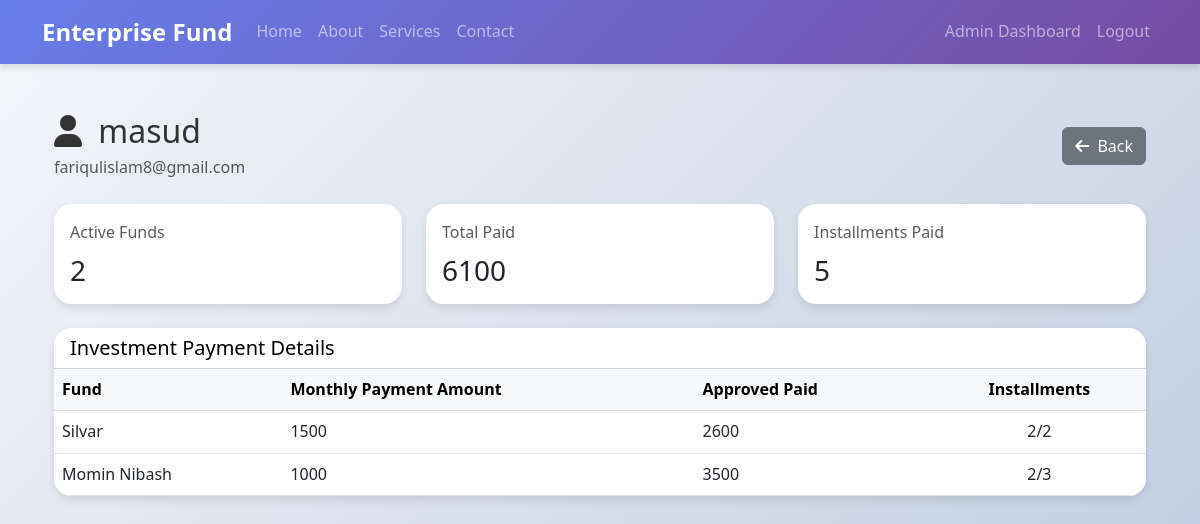
/accounts/admin/investor/11/detail/ (signed in), run on the app's committed database.
### accounts/models.py (models this page shows, shortened)
class CustomUser(AbstractUser):
    ROLE_CHOICES = [
        ('viewer', 'Viewer'),
        ('investor', 'Investor'),
        ('admin', 'Admin'),
    ]
    role = models.CharField(max_length=10, choices=ROLE_CHOICES, default='viewer')
    email_verified = models.BooleanField(default=False)

class Investment(models.Model):
    STATUS_PENDING = 'pending'
    STATUS_ACTIVE = 'active'
    STATUS_FAILED = 'failed'
    STATUS_CHOICES = [
        (STATUS_PENDING, 'Pending'),
        (STATUS_ACTIVE, 'Active'),
        (STATUS_FAILED, 'Failed'),
    ]
    investor = models.ForeignKey(
        CustomUser,
        on_delete=models.CASCADE,
        related_name='investments'
    )
    fund = models.ForeignKey(
        Fund,
        on_delete=models.CASCADE,
        related_name='investments'
    )
    amount = models.DecimalField(max_digits=15, decimal_places=2, default=0)
    invested_date = models.DateTimeField(auto_now_add=True)
    status = models.CharField(
        max_length=20,
        choices=STATUS_CHOICES,
        default=STATUS_PENDING
    )
    transaction_id = models.CharField(
        max_length=100,
        unique=True,
        null=True,
        blank=True
    )
    payment_method = models.CharField(
        max_length=50,
        null=True,
        blank=True
    )  # e.g. sslcommerz, bkash, nagad
    paid_at = models.DateTimeField(
        null=True,
        blank=True
    )
    created_at = models.DateTimeField(auto_now_add=True)
    updated_at = models.DateTimeField(auto_now=True)

class Fund(models.Model):
    STATUS_ACTIVE = 'active'
    STATUS_INACTIVE = 'inactive'
    STATUS_CHOICES = [
        (STATUS_ACTIVE, 'Active'),
        (STATUS_INACTIVE, 'Inactive'),
    ]
    name = models.CharField(max_length=255)
    description = models.TextField()
    expected_return = models.CharField(max_length=100)
    monthly_installment = models.DecimalField(max_digits=10, decimal_places=2, default=0)
    invested_amount = models.DecimalField(max_digits=15, decimal_places=2, default=0)
    status = models.CharField(max_length=50, choices=STATUS_CHOICES, default=STATUS_ACTIVE)
    created_at = models.DateTimeField(auto_now_add=True)

### accounts/views.py (the view)
# urls.py: path('admin/investor/<int:investor_id>/detail/', views.admin_investor_detail, name='admin_investor_detail'),
@login_required
def admin_investor_detail(request, investor_id):
    if request.user.role != 'admin':
        return HttpResponseForbidden('Access denied')
    investor = get_object_or_404(CustomUser, id=investor_id, role='investor')
    kyc = getattr(investor, 'kyc', None)
    active_investments = Investment.objects.filter(
        investor=investor, status='active'
    ).select_related('fund')
    investment_details = []
    for inv in active_investments:
        payments = Payment.objects.filter(investment=inv)
        paid_payments = payments.filter(status='approved').count()
        total_payments = payments.count()
        approved_total = payments.filter(status='approved').aggregate(total=Sum('amount'))['total'] or 0
        total_paid = float(approved_total) if approved_total else 0
        total_amount = float(inv.fund.monthly_installment) if inv.fund.monthly_installment else 0
        investment_details.append({
            'investment': inv,
            'paid_installments': paid_payments,
            'total_installments': total_payments,
            'total_amount': total_amount,
            'total_paid': total_paid,
        })
    total_paid_sum = sum(detail['total_paid'] for detail in investment_details)
    total_installments = sum(detail['total_installments'] for detail in investment_details)
    context = {
        'investor': investor,
        'kyc': kyc,
        'investment_details': investment_details,
        'total_funds': active_investments.count(),
        'total_paid': total_paid_sum,
        'total_installments': total_installments,
    }
    return render(request, 'accounts/admin_investor_detail.html', context)

### templates/accounts/admin_investor_detail.html (shortened to what this page needs)
{% extends 'base.html' %}
{% block content %}
<div class="container-fluid my-5">
    <div class="d-flex justify-content-between align-items-center mb-4">
        <div>
            <h2 class="mb-1"><i class="fas fa-user me-2"></i> {{ investor.get_full_name|default:investor.username }}</h2>
            <p class="text-muted mb-0">{{ investor.email }}</p>
        </div>
        <a href="{% url 'accounts:admin_investor_funds_overview' %}" class="btn btn-secondary">
            <i class="fas fa-arrow-left me-1"></i> Back
        </a>
    </div>
    <div class="row g-4 mb-4">
        <div class="col-md-4">
            <div class="card h-100">
                <div class="card-body">
                    <p class="text-muted mb-2">Active Funds</p>
                    <h3 class="mb-0">{{ total_funds }}</h3>
                </div>
            </div>
        </div>
        <div class="col-md-4">
            <div class="card h-100">
                <div class="card-body">
                    <p class="text-muted mb-2">Total Paid</p>
                    <h3 class="mb-0">{{ total_paid|floatformat:0 }}</h3>
                </div>
            </div>
        </div>
        <div class="col-md-4">
            <div class="card h-100">
                <div class="card-body">
                    <p class="text-muted mb-2">Installments Paid</p>
                    <h3 class="mb-0">{{ total_installments }}</h3>
                </div>
            </div>
        </div>
    </div>
    <div class="card">
        <div class="card-header">
            <h5 class="mb-0">Investment Payment Details</h5>
        </div>
        <div class="card-body p-0">
            {% if investment_details %}
                <div class="table-responsive">
                    <table class="table table-hover mb-0">
                        <thead class="table-light">
                            <tr>
                                <th>Fund</th>
                                <th>Monthly Payment Amount</th>
                                <th>Approved Paid</th>
                                <th class="text-center">Installments</th>
                            </tr>
                        </thead>
                        <tbody>
                            {% for detail in investment_details %}
                                <tr>
                                    <td>{{ detail.investment.fund.name }}</td>
                                    <td>{{ detail.total_amount|floatformat:0 }}</td>
                                    <td>{{ detail.total_paid|floatformat:0 }}</td>
                                    <td class="text-center">{{ detail.paid_installments }}/{{ detail.total_installments }}</td>
                                </tr>
                            {% endfor %}
                        </tbody>
                    </table>
                </div>
            {% else %}
                <div class="p-4 text-center text-muted">
                    <i class="fas fa-file-invoice fa-2x mb-3"></i>
                    <p class="mb-0">No active investments or payment records available.</p>
                </div>
            {% endif %}
        </div>
    </div>
</div>
{% endblock %}

### static/css/style.css (style rules this page uses)
body { font-family: 'Segoe UI', Tahoma, Geneva, Verdana, sans-serif; background: linear-gradient(135deg, #f5f7fa 0%, #c3cfe2 100%); color: #333; line-height: 1.6; }
.card { box-shadow: 0 4px 8px rgba(0,0,0,.1); border: none; border-radius: 10px; transition: transform 0.3s ease, box-shadow 0.3s ease; }
.card-header { background-color: white !important; color: black !important; }
.card { border-radius: 18px !important; overflow: hidden; }

### data on the page
CustomUser: get_full_name "masud", email "fariqulislam8@gmail.com"
Investment: investment.fund.name "Silvar", total_amount "1500", total_paid "2600", paid_installments "2", total_installments "2"
Investment: investment.fund.name "Momin Nibash", total_amount "1000", total_paid "3500", paid_installments "2", total_installments "3"

### other printed values
{{ total_funds }} "2"
{{ total_paid|floatformat:0 }} "6100"
{{ total_installments }} "5"
